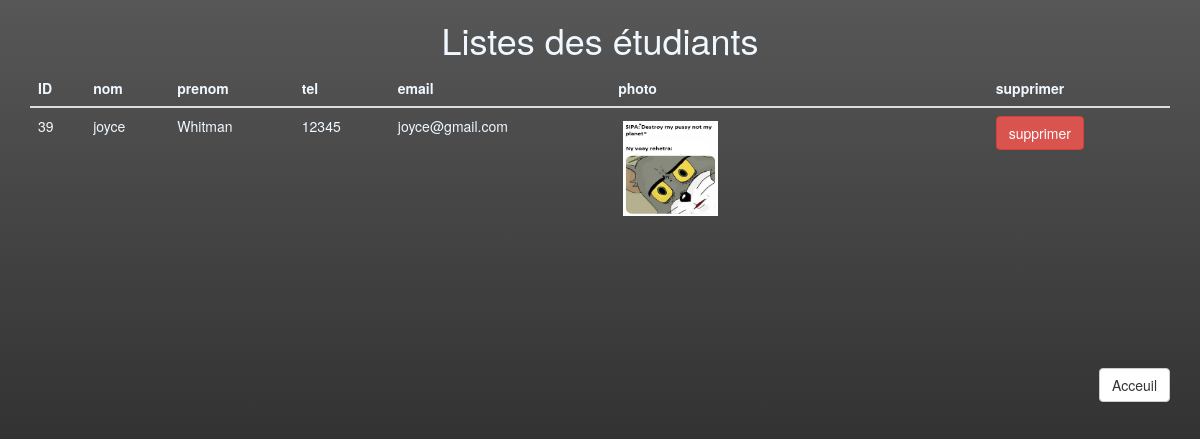
/liste_etudiant.php (signed in), run on the app's committed database.
### tables this page shows
CREATE TABLE `etudiant` (
  `id_etu` int(11) NOT NULL,
  `nom_etu` varchar(255) DEFAULT NULL,
  `prenom_etu` varchar(255) DEFAULT NULL,
  `tel` varchar(10) DEFAULT NULL,
  `email` varchar(255) DEFAULT NULL,
  `mot_de_passe` varchar(255) DEFAULT NULL,
  `image_url` text DEFAULT NULL
);

### liste_etudiant.php (the view, shortened to what this page needs)
<!DOCTYPE html>
<html lang="en">
<head>
    <link rel="stylesheet" href="CSS/bootstrap.min.css">
    <link rel="stylesheet" href="CSS/bootstrap.min.js">
    <link rel="stylesheet" href="CSS/liste.css">
</head>
<body>
    <div class="container">
        <div class="mb-3">
        <center><h1>Listes des étudiants</h1>
            <table class="table">
                <thead>
                    <tr>
                        <th>ID</th>
                        <th>nom</th>
                        <th>prenom</th>
                        <th>tel</th>
                        <th>email</th>
                        <th>photo</th>
                        <th>supprimer</th>
                    </tr>
                    </thead>
                    <tbody>
                    <?php
                        include("fonction.php");
                        $recup_liste=$conn->prepare("SELECT id_etu, nom_etu, prenom_etu, tel, email FROM etudiant");
                        $recup_liste->execute();
                        while($data_etudiant = $recup_liste->fetch()){
                            $id=$data_etudiant['id_etu'];
                            $nom=$data_etudiant['nom_etu'];
                            $prenom=$data_etudiant['prenom_etu'];
                            $tel=$data_etudiant['tel'];
                            $email=$data_etudiant['email'];
                    ?>
                    <tr>
                        <td><?php echo $id ?></td>
                        <td><?php echo $nom ?></td>
                        <td><?php echo $prenom ?></td>
                        <td><?php echo $tel ?></td>
                        <td><?php echo $email ?></td>
                        <td><?php
                            include("fonction.php");
                            $req_recup=$conn->prepare("SELECT id_etu,image_url FROM etudiant WHERE id_etu='$id'");
                            $req_recup->execute();
                            while($etudiant = $req_recup->fetch()){?>
                            <div class='alb'>
                                <img src="your_image/<?=$etudiant['image_url']?>" alt="">
                            </div>
                        <?php } ?></td>
                        <td><form action="delete_etudiant.php?id=<?php echo $id; ?>" method="post">
                            <input type="submit" name="supprimer" value="supprimer" class="btn btn-danger">
                        </form></td>
                    </tr>
                    <?php } ?>
                </tbody>
    </table>
    </center>
    <h2><a href="page_admin.php" class="btn btn-default">Acceuil</a></h2>
        </div>
    </div>
</body>
</html>

### CSS/liste.css (style rules this page uses)
body,html { width: 100%; height: 100%; background-image: linear-gradient(180deg, #575758, #141414); }
th,h1,td { color: aliceblue; }
h2 { float: right; }

### liste_etudiant.php (style rules this page uses)
.alb { width:200px; height:200px; padding:5px; }
.alb img { width:50%; height:50% }

### data on the page
etudiant: id_etu "39", nom_etu "joyce", prenom_etu "Whitman", tel "12345", email "joyce@gmail.com", image_url (picture)
